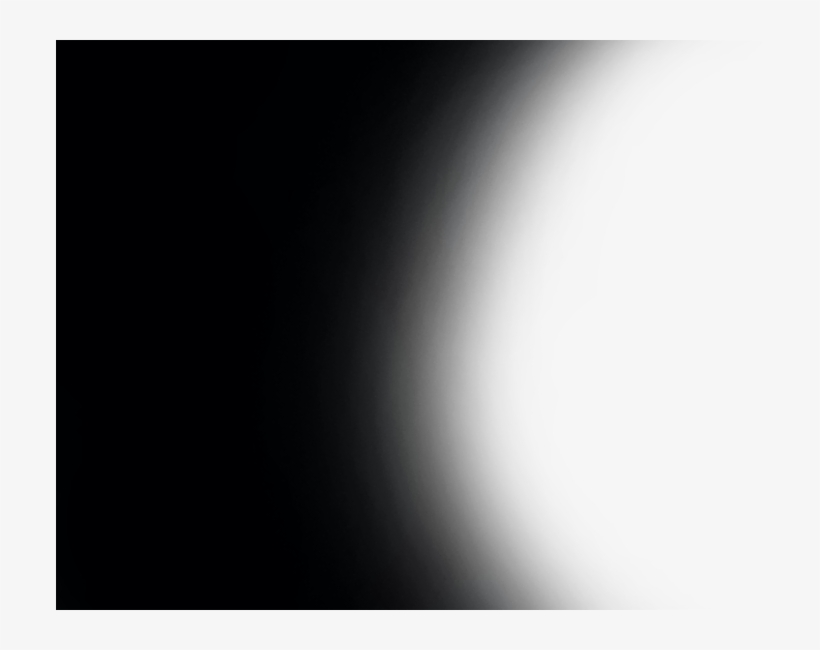
#> input picture gradient.png, 820 x 650 px
$ python threshold2.py
#> lines starting #> are read from the running program, lines starting #| are printed output that depends on the picture; after the words box and inside, x2 and y2 are one past the last pixel; in counts of white or black regions, pixels touching at a corner belong together
import cv2 as cv
import numpy as np

img = cv.imread('gradient.png',0)
#> img: shape (650, 820); min 0, max 248, mean 138
_, th1 = cv.threshold(img, 127, 255, cv.THRESH_BINARY)
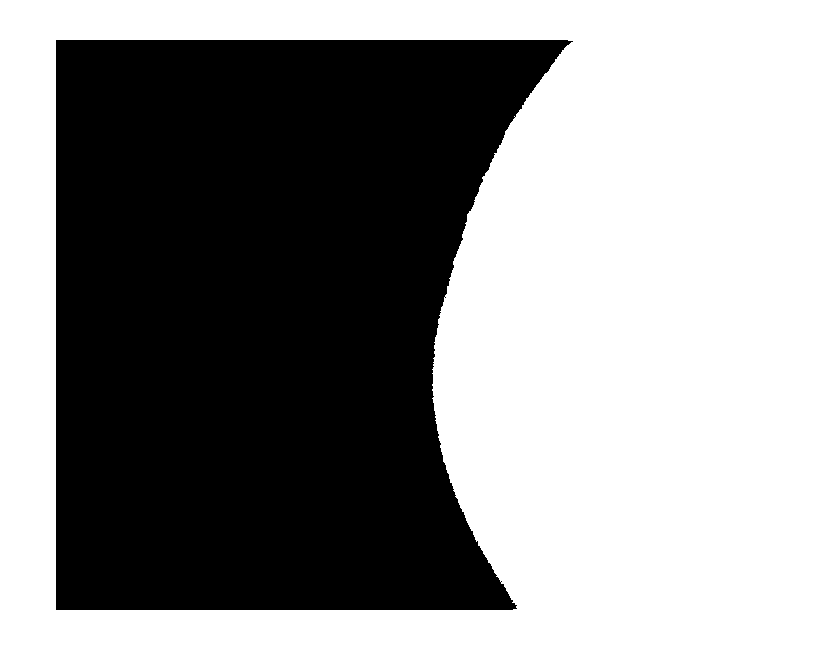
#> th1: shape (650, 820); 55.4% white; 1 black region, box (x1, y1, x2, y2) and area: (56, 40, 573, 610) 237885
th2 = cv.adaptiveThreshold(img, 255, cv.ADAPTIVE_THRESH_MEAN_C, cv.THRESH_BINARY, 11, 2);
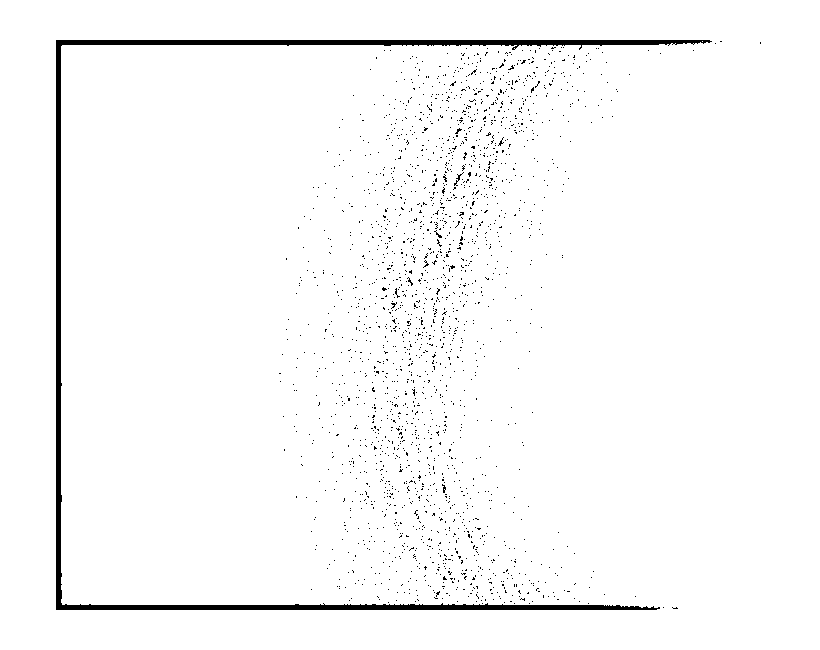
#> th2: shape (650, 820); 97.6% white; 2109 black regions (2107 under 20 px), largest, box (x1, y1, x2, y2) and area: (56, 40, 712, 610) 9100, (454, 172, 464, 186) 31
th3 = cv.adaptiveThreshold(img, 255, cv.ADAPTIVE_THRESH_GAUSSIAN_C, cv.THRESH_BINARY, 11, 2);
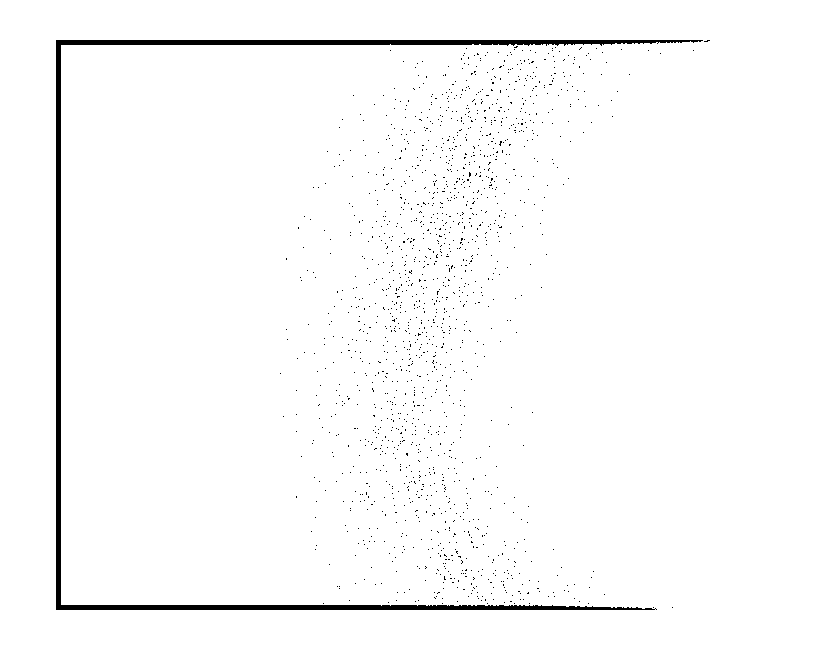
#> th3: shape (650, 820); 98% white; 1615 black regions (1614 under 20 px), largest, box (x1, y1, x2, y2) and area: (56, 40, 703, 610) 8502

cv.imshow("Image", img)
cv.imshow("THRESH_BINARY", th1)
cv.imshow("ADAPTIVE_THRESH_MEAN_C", th2)
cv.imshow("ADAPTIVE_THRESH_GAUSSIAN_C", th3)

cv.waitKey(0)
cv.destroyAllWindows()

$ run again, with Homogenious filter.png copied over gradient.png
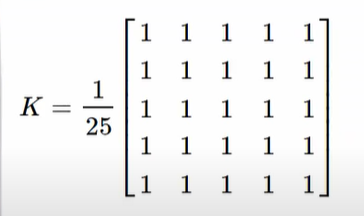
#> input picture Homogenious filter.png, 364 x 216 px
#> `_, th1 = cv.threshold(img, 127, 255, cv.THRESH_BINARY)`:
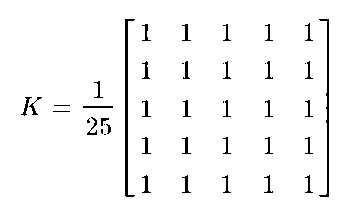
#> th1: shape (216, 364); 96.7% white; black in thin lines or dots, all inside (x1, y1, x2, y2) = (21, 19, 329, 197)
#> th2: shape (216, 364); 94.8% white; 36 black regions (1 under 20 px), largest, box (x1, y1, x2, y2) and area: (125, 18, 136, 198) 582, (319, 18, 329, 198) 580, (0, 23, 2, 216) 208
#> `th3 = cv.adaptiveThreshold(img, 255, cv.ADAPTIVE_THRESH_GAUSSIAN_C, cv..`:
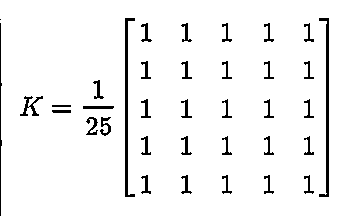
#> th3: shape (216, 364); 95.3% white; 36 black regions (1 under 20 px), largest, box (x1, y1, x2, y2) and area: (125, 18, 135, 197) 577, (319, 18, 329, 197) 574, (0, 23, 2, 216) 202
